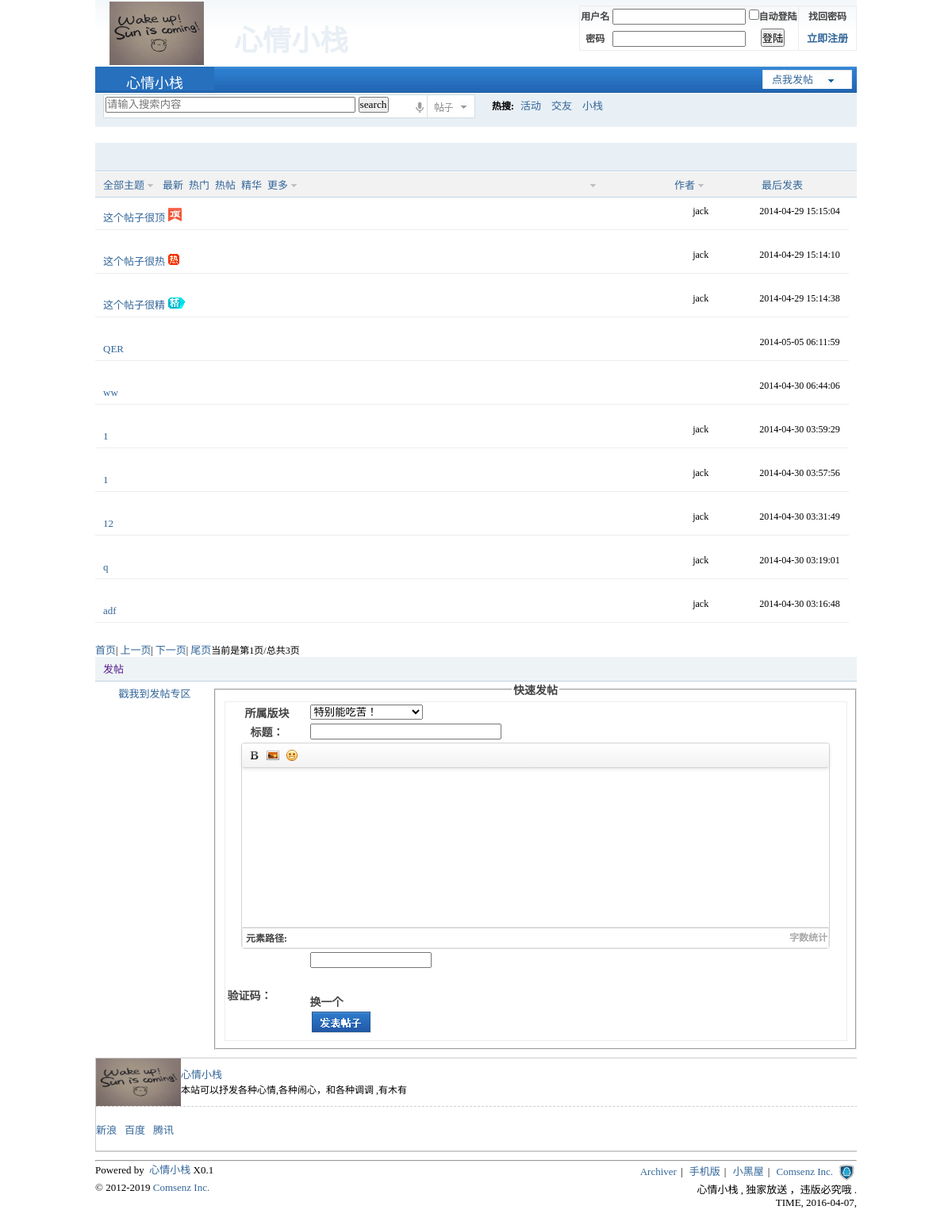
Screenshot of /search.php with the database file from the repository.
### tables this page shows
CREATE TABLE IF NOT EXISTS `webmsg` (
  `id` int(11) NOT NULL AUTO_INCREMENT,
  `logo` varchar(255) NOT NULL DEFAULT 'logo.jpg',
  `ban` text NOT NULL,
  `webname` varchar(255) NOT NULL,
  `msg` text NOT NULL,
  PRIMARY KEY (`id`)
);

CREATE TABLE IF NOT EXISTS `content` (
  `id` int(10) unsigned NOT NULL AUTO_INCREMENT,
  `pid` int(11) NOT NULL,
  `uid` int(11) NOT NULL,
  `title` varchar(200) NOT NULL,
  `content` text NOT NULL,
  `pic` varchar(255) DEFAULT NULL,
  `edittime` int(11) DEFAULT NULL,
  `keyword` varchar(50) DEFAULT NULL,
  `description` varchar(200) DEFAULT NULL,
  `postime` int(11) DEFAULT NULL,
  `visittime` int(11) DEFAULT NULL,
  `cost` int(11) DEFAULT NULL,
  `ip` int(11) DEFAULT NULL,
  `isopen` int(11) DEFAULT '1',
  `ishot` int(11) DEFAULT '0',
  `isjinghua` int(11) DEFAULT '0',
  `istop` int(11) DEFAULT '0',
  `allowlevel` int(11) DEFAULT NULL,
  `needreply` int(11) DEFAULT NULL,
  `inbox` int(11) DEFAULT NULL,
  `islit` int(11) DEFAULT '0',
  `sid` int(11) NOT NULL,
  PRIMARY KEY (`id`)
);

CREATE TABLE IF NOT EXISTS `bbs_user` (
  `id` int(11) unsigned NOT NULL AUTO_INCREMENT,
  `username` varchar(20) NOT NULL,
  `userpwd` char(32) NOT NULL,
  `email` varchar(100) NOT NULL,
  `qq` int(11) unsigned DEFAULT NULL,
  `phoneno` varchar(20) DEFAULT NULL,
  `sex` tinytext,
  `birthday` int(11) DEFAULT NULL,
  `headpic` varchar(50) DEFAULT 'headpic.jpg',
  `website` varchar(255) DEFAULT NULL,
  `signtext` varchar(255) DEFAULT NULL,
  `intoduce` text,
  `regtime` int(11) NOT NULL,
  `lastlogin` int(11) NOT NULL,
  `lastip` int(11) NOT NULL,
  `money` int(11) DEFAULT '100',
  `level` tinyint(1) NOT NULL DEFAULT '3',
  `isallow` tinyint(1) NOT NULL DEFAULT '1',
  `focus` varchar(200) DEFAULT NULL,
  PRIMARY KEY (`id`)
);

CREATE TABLE IF NOT EXISTS `friendlink` (
  `id` int(11) unsigned NOT NULL AUTO_INCREMENT,
  `linkname` varchar(255) NOT NULL,
  `url` varchar(255) NOT NULL,
  `logo` varchar(255) DEFAULT 'linklogo.jpg',
  `isindex` int(11) NOT NULL,
  `type` varchar(255) NOT NULL,
  `uid` int(11) NOT NULL,
  `orderno` int(11) unsigned NOT NULL,
  PRIMARY KEY (`id`)
);

### search.php (the view, shortened to what this page needs)
<!DOCTYPE html>
<html>
<head>
	<link rel="stylesheet" type="text/css" href="./static/css/index.css">
	<link rel="stylesheet" type="text/css" href="./static/css/top.css">
	<link rel="stylesheet" type="text/css" href="./static/css/ft.css" />
	<link rel="stylesheet" type="text/css" href="./static/css/style.css" />
</head>
<body>
<?php
include'header.php';
?>
<main>
		<div id=m2>
			<div id=m21>
			</div>
		<div class="lclass">
	 <div class="bm bm1 bm-d" style="border:0px">
		  <div class="bm-h clearfix">
			<div class="fl zhut">
				<a class="dow" href="alist.php?page=0&userid=<?php echo @$uid;?>">全部主题</a>
				<a href="#">最新</a>
				<a href="#">热门</a>
				<a href="#">热帖</a>
				<a href="#">精华</a>
				<a class="dow" href="#">更多</a>
			</div>
			<div style="float:right" >
				<div class=d3><a class="dow" href="#"></a></div>
				<div class=d3><a class="dow" href="#">作者</a></div>
				<div  class=d3><a href="#">最后发表</a></div>
			</div>
		  </div>
<?php
if(intval(@$_GET['page'])==0){
	$page=1;
}else{
	$page=$_GET['page'];
}
@$like=trim($_GET['search']);
$pagesize =10;
@$sqls = "select * from content where title like '%$like%'";
$results=mysql_query($sqls);
$total=mysql_num_rows($results);
$pagecount = ceil($total/$pagesize);
$offset = ($page-1)*$pagesize;
$sqls = "select * from content where title like '%$like%' order by istop desc,ishot desc,isjinghua desc,postime desc limit $offset,$pagesize";
$results = mysql_query($sqls);
$prepage = ($page-1)<=0 ? 1:$page-1;
$nextpage = ($page+1)>=$pagecount ? $pagecount : $page+1;
			if($results && mysql_num_rows($results)>0){
				while($rows = mysql_fetch_assoc($results)){
			?>
			<div id=div0>
				<div id=div1><a href="open.php?sid=<?php echo $rows['id'];?>&userid=<?php echo @$uid;?>&page=0&posttime=<?php echo $rows['postime']?>"><?php echo $rows['title'];?></a>
					<?php
					if($rows['istop']==1){?>
						<img src="./static/images/ding.png">
					<?php
					}
					if($rows['isjinghua']==1){
					?>
						<img src="./static/images/jing.gif">
					<?php
					}
					if($rows['ishot']==1){
					?>
						<img src="./static/images/re.png">
					<?php
					}
					?>
				</div>
				<?php
					$sqlu = "select * from bbs_user where id={$rows['uid']}";
					$resu=mysql_query($sqlu);
					$rowu=mysql_fetch_assoc($resu);
					?>
				<div class=div2></div>
				<div class=div2><?php echo $rowu['username'];?></div>
				<div class=div2><?php echo date('Y-m-d H:i:s',$rows['postime']);?></div>
			</div>
<?php
				}
			}
?>
		</div>
		<div style="font:12px '微软雅黑'"><a href="?page=1&search=<?php echo $like;?>&userid=<?php echo @$uid;?>">首页</a>|
		<a href="?page=<?php echo $prepage;?>&search=<?php echo $like;?>&userid=<?php echo @$uid;?>">上一页</a>|
		<a href="?page=<?php echo $nextpage?>&search=<?php echo $like;?>&userid=<?php echo @$uid;?>">下一页</a>|
		<a href="?page=<?php echo $pagecount;?>&search=<?php echo $like;?>&userid=<?php echo @$uid;?>">尾页</a>当前是第<?php echo $page;?>页/总共<?php echo $pagecount;?>页</div>
<?php
include'publish.php';
include'friendlink.php';
?>
	</main>
<?php
include_once('footer.php');
?>
</body>
</html>

### header.php (shortened to what this page needs)
<?php
$sqlw="select * from webmsg where id=1";
$resw=mysql_query($sqlw);
$roww=mysql_fetch_assoc($resw);
?>
<header>
			<div>
				<div id=top>
				    <div id=tp1 >
				    		<img src="./static/uploads/<?php echo $roww['logo'];?>" " alt=""width=119 height=80 >
					</div>
					<div id=xqxz><h1>		<?php echo $roww['webname'];?></h1></div>
			<?php
			if(!empty($_SESSION['user'])){
			?><?php
								$uid=intval(@$_GET['userid']);
								$uid=@$_SESSION['user']['id'];
								$sql="select * from bbs_user where id={$uid}";
								$res=mysql_query($sql);
								$row=@mysql_fetch_assoc($res);
?>
					<div id=tp2><div id=tp4 ><img src="./static/uploads/<?php echo $row['headpic'];
						?>" alt=""width=70></div>
								<div id=tp3>
								<span><a href="#"><?php echo $row['username'];?></a></span>|
								<span><a href="./msg.php?id=<?php echo $row['id'];?>&userid=<?php echo $uid;?>">个人中心</a></span>|
								<span><a href="mylist.php?userid=<?php echo $uid;?>">我的帖子</a></span>|
								<?php if($row['level']<=1){?>
								<span><a href="admin/index.php?qid=<?php echo $row['id'];?>">管理中心</a></span>|
								<?php
								}
								?>
								<span><a href="user/logout.php">退出</a></span><br/>
								<span><a href="#">积分</a><?php echo $row['money'];?></span>|
								<span><a href="#">用户组</a>|<?php getlevel($row['level']); ?></span>
								</div>
							</div>
<?php
			}else{
			?>
				<div id=tp2>
					<form action="user/checklogin.php" method='post' style="height:80">
						<table id=tb1>
							<tr>
								<td style="width:70">用户名</td>
								<td  style="width:160"><input type="text" name="username" id=""></td>
								<td style="width:90"><input type="checkbox" name="remember" id="" >自动登陆</td>
								<td  id=td1 style=" ">找回密码</td>
							</tr>
						<tr>
									<td>密码</td>
								<td><input type="password" name="userpwd" id=""></td>
								<td><input type="submit" name="" id=""value="登陆"></td>
								<td id=td1 width=70px><a href="user/register.php" style="font-weight:bold " >立即注册</a></td>
							</tr>
						</table>
					</form>
				</div>
					<?php
						}
					?>
					<div style="clear:left">
						<div id=lt ><a href="index.php?userid=<?php echo @$row['id'];?>" style="color:white"><?php echo $roww['webname'];?></a></div>
						<div id=kj><a href="post.php?userid=<?php echo @$row['id'];?>">点我发帖</a>&nbsp
						 </div>
					</div>
					<div id=ss style="clear:left">
						<div id=ss1>
							<form action="search.php?userid=<?php echo @$uid;?>" method="post">
							<input type="search" name="search" id="" size=54 placeholder="请输入搜索内容" style="width:315px;">
							<input type="submit" value="search">
							</form>
							<div id=ss11>
								<div id=ss12></div>
							</div>
						</div>
						<div id=ss2>
							<div id=ss22>热搜:
							<span><a href="#" style="color:#336699">活动</a></span>
							<span><a href="#" style="color:#336699">交友</a></span>
							<span><a href="#" style="color:#336699">小栈</a></span>
							</div>
						</div>
					</div>
				</div>
			</div>
		</header>

### friendlink.php (shortened to what this page needs)
<?php
$sqlw="select * from webmsg where id=1";
$resw=mysql_query($sqlw);
$roww=mysql_fetch_assoc($resw);
?>
<div id=m4>
			<div id=m41>
				<div id=m411> <img src="./static/uploads/<?php echo $roww['logo'];?>" " alt=""width=107 height=60> </div>
				<div id=m412>
							<div id="m4121"><a href="index.php?userid=<?php echo @$uid;?>"><?php echo @$roww['webname'];?></a></div>
							<div id=m4122><?php echo @$roww['msg'];?></div>
				</div>
			</div>
			<div id=m42>
				<ul>
				<?php
				$sql="select * from friendlink order by orderno asc";
				$result=mysql_query($sql);
				if($result && mysql_num_rows($result)>0){
					while($row=mysql_fetch_assoc($result)){
							if($row['isindex']==2){
							   ?>
					<li><a href="<?php echo $row['url'];?>"><?php echo $row['linkname'];?></a></li>
					<?php
						}
					}
				}?>
				</ul>
			</div>
		</div>

### footer.php (shortened to what this page needs)
<footer>
	<hr/ >
	<div id=f0>
		<div id=f1>Powered by <a href="#">  &nbsp心情小栈 </a>X0.1</div>
		 <div id=f3 ></div>
		<div id=f2 >
			<span><a href="#">Archiver</a></span>|
			<span><a href="#">手机版</a></span>|
			<span><a href="#">小黑屋</a></span>|
			<span><a href="#">Comsenz Inc. </a></span>
		 </div>
	</div>
      <div id=d0>
		<div id=d1>&copy 2012-2019 <a href="#">Comsenz Inc.</a></div>
		<div id=d2><?php echo @$roww['ban']?> .<br>TIME, <?php  echo date("Y-m-d",time());?>, </div>
      </div>
</footer>

### static/css/index.css (style rules this page uses)
.lclass { border:0px solid #ededed; }
#div0>div { margin-top:10px; height:30px; float:left; border-bottom:1px solid #ededed; }
#div0 { height:55px; width:960px; }
#div1 { width:60%; text-indent:10px; }
.div2 { width:13%; font:12px "微软雅黑"; text-align:center; }
.d3 { float:left; width:110px; }

### static/css/top.css (style rules this page uses)
*,body { margin:0px auto; font-family:"微软雅黑"; }
div { overflow:hidden }
li { float:left;margin-left:10px; }
#top { height:160px; width:960px; background:url("../../static/images/topb.jpg" ) repeat left top; }
#tp1 { float:left; margin-top:2px; margin-bottom:2px; margin-left:18px; height:80px; width:119px; line-height:30px; }
#xqxz { margin-top:22px; margin-left:10px; float:left; height:60px; width:200px; font: 18px/30px "微软雅黑"; color:#E8EFF5; line-height:60px; text-align:center }
#tb1 { margin-top:7px; border-collapse:collapse; height:45px; width:350px; float:right; font-size:12px; text-align:center; line-height:25px; }
a:link { text-decoration:none; color:#336699; }
#lt { height:30px; width:150px; background:#2770BD; float:left; font-weight:bold; line-height:40px; font-size:20px; text-align:center; }
#lt>a { font-size:18px; line-height:30px }
#kj { margin-top:4px; margin-right:4px; line-height:25px; width:115px; height:25px; background:url("../../static/images/kj1.jpg" ) no-repeat; font-weight:bold; font-size:13px; color:#336699; float:right; text-indent:12px; }
#ss { height:45px; }
#ss1 { margin-top:5px; margin-left:10px; height:30px; width:470px; background:url("../../static/images/ss.jpg" ) no-repeat; text-align:left; float:left }
#ss1>form { margin-left:3px; margin-top:3px; border:0px; height:22px; resize:none; }
#ss11 { height:30px; width:58px; float:right; text-align:left; line-height:30px; color:#939192; }
#ss12 { height:30px; width:58px; }
#ss2 { margin-top:5px; margin-left:10px; line-height:30px; height:30px; float:left; }
#ss22 { margin-left:10px; line-height:30px; font-size:12px; font-weight:bold; height:30px; float:left; }
span { font-size:10px; font-weight:normal; }
#td1 { border:1px solid #E5EDF2; border-right-width:0px; border-top-width:0px; border-bottom-width:0px; }
main { width:960px; height:auto; margin-top:20px; clear:both; }
#m2 { margin-top:5px; height:auto; width:960px; border-bottom:1px #CDCDCD solid; line-height:30px; }
#m21 { height:35px; width:960px; background:#E8EFF5; border-bottom:1px solid #C2D5E3; color:#336699; text-align:left; text-indent:10px; }
#m4 { margin-top:10px; height:auto; width:960px; border:1px #CDCDCD solid; }
#m41 { height:60px; width:960px; border-bottom: 1px dashed #CDCDCD; }
#m411 { height:80px; width:107px; float:left; }
#m412 { margin-top:10px; height:40px; width:auto; float:left; }
#m4121 { height:20px;width:300px;; font-size:12px; font-weight:bold; line-height:20px; color:black; text-align:left; }
#m4122 { height:20px; width:300px; font-size:12px; line-height:20px; text-align:left; }
#m42 { margin-top:15px; height:40px; margin-left:-30px; }
#m42 ul { text-indent:10px;padding-left:20px; }
#m42>ul>li { font-size:13px; font-weight:bold; }
hr { margin-top:10px; }
footer { width:960px; height:auto; font-size:13px; //font-weight:bold; }
#f0 { width:960px; height:25px; }
#f1 { float:left; width:500px; height:25px; text-align:left; }
#f2 { line-height:25px; float:right; }
#f3 { float:right; overflow:hidden; height:25px; width:25px; background:url("../../static/images/qq.jpg" ) repeat -5px -5px; }
#d0 { width:960px; height:60px; }
#d1 { float:left; width:500px; text-align:left; }
#d2 { float:right; text-align:right; }
a:link { color:#336699; text-decoration:none; font:13px "微软雅黑"; }
span { font:10px "微软雅黑"; }

### static/css/ft.css (style rules this page uses)
form { font:14px "微软雅黑"; font-weight:bold; color:#444444; }

### publish.php (style rules this page uses)
table { border:1px solid #ededed; text-align:left; }

### rows the page displays
webmsg: logo (picture), webname "心情小栈", msg "本站可以抒发各种心情,各种闹心，和各种调调 ,有木有", ban "心情小栈 , 独家放送 ，违版必究哦"
content: title "这个帖子很顶", istop 1 (drawn), uid.username "jack", postime "2014-04-29 15:15:04"
content: title "这个帖子很热", ishot 1 (drawn), uid.username "jack", postime "2014-04-29 15:14:10"
content: title "这个帖子很精", isjinghua 1 (drawn), uid.username "jack", postime "2014-04-29 15:14:38"
content: title "QER", postime "2014-05-05 06:11:59"
content: title "ww", postime "2014-04-30 06:44:06"
content: title "1", uid.username "jack", postime "2014-04-30 03:59:29"
content: title "1", uid.username "jack", postime "2014-04-30 03:57:56"
content: title "12", uid.username "jack", postime "2014-04-30 03:31:49"
content: title "q", uid.username "jack", postime "2014-04-30 03:19:01"
content: title "adf", uid.username "jack", postime "2014-04-30 03:16:48"
friendlink: linkname "新浪"
friendlink: linkname "百度"
friendlink: linkname "腾讯"

### other values shown
$page "1"
$pagecount "3"
form field pid "特别能吃苦！"
